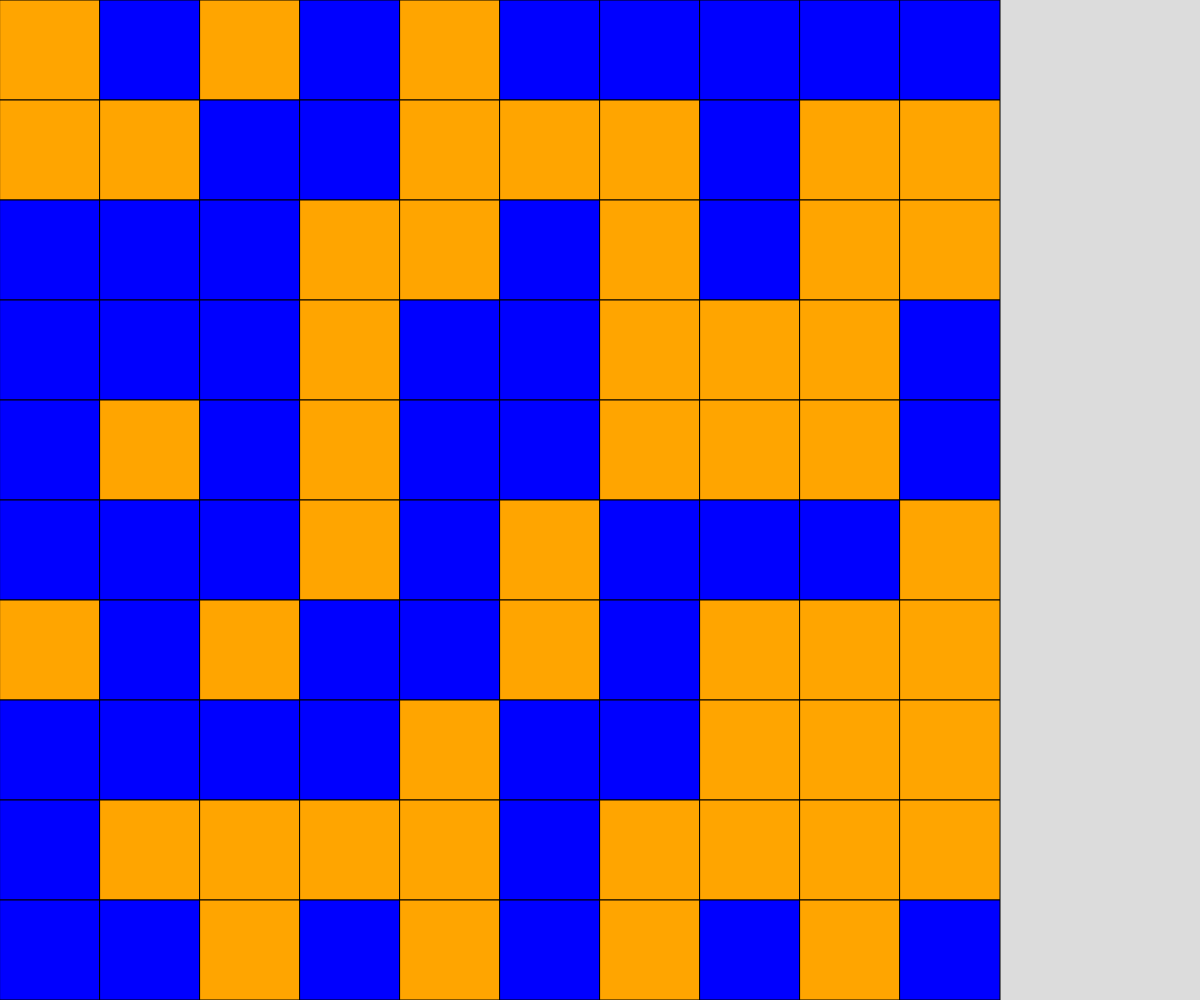
Frame 1 (no input)
Frame 60 (no input): identical to frame 1, image omitted
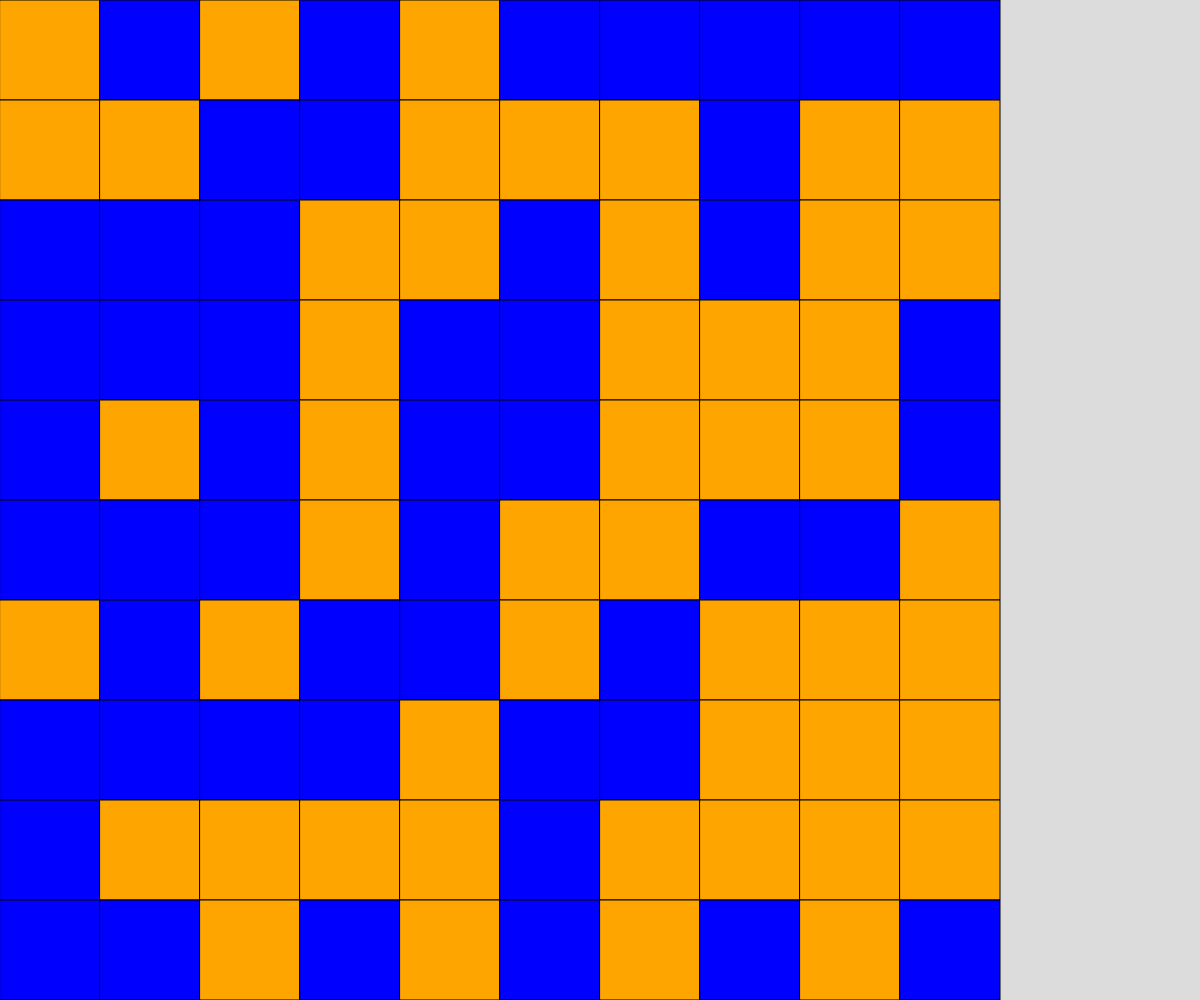
Frame 120 (the mouse pressed at the canvas centre since frame 60)

The p5.js sketch that drew these frames (run headless with seeded random() and noise() and a simulated clock; from frame 60 on, the mouse is pressed at the canvas centre):

// p5.js sketch
// ── sketch.js
// Project Title
// Your Name
// Date
//
// Extra for Experts:
// - describe what you did to take this project "above and beyond"

const ROWS = 10;
const COLS = 10;
let grid;
let cellSize;

function setup() {
  createCanvas(windowWidth, windowHeight);
  grid = createRandom2dArray(ROWS, COLS);

  //fill the largest square area possible...
  if (width < height) {
    cellSize = width/COLS;
  }
  else {
    cellSize = height/ROWS;
  }
}

function draw() {
  background(220);
  displayGrid(grid);
}

function keyTyped() {
  if ( key === "r") {
    grid = createRandom2dArray(ROWS,COLS);
  }
  if ( key === "e") {
    grid = createEmpty2dArray(ROWS,COLS);
  }
  if ( key === " ") {
    grid = updateGrid();
  }
}

function mousePressed() {
  let x = Math.floor(mouseX/cellSize);
  let y = Math.floor(mouseY/cellSize);

  toggleCell(x, y);
}

function updateGrid() {
  let nextGen = createEmpty2dArray(ROWS, COLS);

  for (let y = 0; y < ROWS; y++) {
    for (let x = 0; x < COLS; x++) {
      
      let neighbours = 0;
      
      for (let i = -1; i <= 1; i++) {
        for (let j = -1; j <= 1; j++) {
          //edge cases
          if (y+i >= 0 && y+i < ROWS && x+j >= 0 && x+j < COLS) {
            neighbours+=grid[y+i][x+j];
          }
        }
      }
      //dont count slef
      neighbours -= grid[y][x];

      if (grid[y][x] === 1) {
        if (neighbours === 2 || neighbours === 3) {
          nextGen[y][x] = 1;
        }
        else {
          nextGen[y][x] = 0;
        }
      }

      if (grid[y][x] === 0) {
        if (neighbours === 3) {
          nextGen[y][x] = 1;
        }
        else {
          nextGen[y][x] = 0;
        }
      }
    }
  }
}

function toggleCell(x, y) {
  //sanity check
  if (x >= 0 && x < COLS && y >= 0 && y < ROWS) {
    if (grid[y][x] === 0) {
      grid[y][x] = 1;
    }
    else if (grid[y][x] === 1) {
      grid[y][x] = 0;
    }
  }
}

function displayGrid(grid) {
  for (let y = 0; y < ROWS; y++) {
    for (let x = 0; x < COLS; x++) {
      if (grid[y][x] === 0) {
        fill("orange");
      }
      if (grid[y][x] === 1) {
        fill("blue");
      }
      rect(x*cellSize, y*cellSize, cellSize, cellSize);
    }
  }
}

function createRandom2dArray(ROWS, COLS) {
  let newGrid = [];
  for (let y = 0; y < ROWS; y++) {
    newGrid.push([]);
    for (let x = 0; x < COLS; x++) {
      if (random(100) > 50) {
        newGrid[y].push(0);
      }
      else {
        newGrid[y].push(1);
      }
    }
  }
  return newGrid;
}

function createEmpty2dArray(ROWS, COLS) {
  let newGrid = [];
  for (let y = 0; y < ROWS; y++) {
    newGrid.push([]);
    for (let x = 0; x < COLS; x++) {
      newGrid[y].push(0);
    }
  }
  return newGrid;
}
